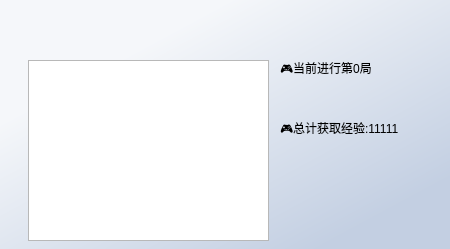
<?xml version="1.0" encoding="UTF-8"?>
<ui version="4.0">
 <class>Cmdoutput</class>
 <widget class="QWidget" name="Cmdoutput">
  <property name="geometry">
   <rect>
    <x>0</x>
    <y>0</y>
    <width>450</width>
    <height>249</height>
   </rect>
  </property>
  <property name="windowTitle">
   <string>Form</string>
  </property>
  <property name="styleSheet">
   <string notr="true">#Cmdoutput{
	background-color: qlineargradient(spread:pad, x1:0.233831, y1:0.267, x2:0.831025, y2:0.880364, stop:0 rgba(245,247,250,1), stop:1 rgba(195,207,226));
}</string>
  </property>
  <widget class="TextEdit" name="Cmd">
   <property name="geometry">
    <rect>
     <x>28</x>
     <y>60</y>
     <width>241</width>
     <height>181</height>
    </rect>
   </property>
   <property name="styleSheet">
    <string notr="true">LineEdit, TextEdit, PlainTextEdit {
    color: black;
    background-color: rgba(255, 255, 255, 0.7);
    border: 1px solid rgba(0, 0, 0, 13);
    border-bottom: 1px solid rgba(0, 0, 0, 100);
    border-radius: 5px;
    /* font: 14px &quot;Segoe UI&quot;, &quot;Microsoft YaHei&quot;; */
    padding: 0px 10px;
    selection-background-color: #00a7b3;
}

TextEdit,
PlainTextEdit {
    padding: 2px 3px 2px 8px;
}

LineEdit:hover, TextEdit:hover, PlainTextEdit:hover {
    background-color: rgba(249, 249, 249, 0.5);
    border: 1px solid rgba(0, 0, 0, 13);
    border-bottom: 1px solid rgba(0, 0, 0, 100);
}

LineEdit:focus {
    border-bottom: 1px solid rgba(0, 0, 0, 13);
    background-color: white;
}

TextEdit:focus,
PlainTextEdit:focus {
    border-bottom: 1px solid #009faa;
    background-color: white;
}

LineEdit:disabled, TextEdit:disabled,
PlainTextEdit:disabled {
    color: rgba(0, 0, 0, 150);
    background-color: rgba(249, 249, 249, 0.3);
    border: 1px solid rgba(0, 0, 0, 13);
    border-bottom: 1px solid rgba(0, 0, 0, 13);
}

#lineEditButton {
    background-color: transparent;
    border-radius: 4px;
    margin: 0;
}

#lineEditButton:hover {
    background-color: rgba(0, 0, 0, 9);
}

#lineEditButton:pressed {
    background-color: rgba(0, 0, 0, 6);
}
</string>
   </property>
   <property name="readOnly">
    <bool>false</bool>
   </property>
   <property name="markdown">
    <string/>
   </property>
   <property name="html">
    <string>&lt;!DOCTYPE HTML PUBLIC &quot;-//W3C//DTD HTML 4.0//EN&quot; &quot;http://www.w3.org/TR/REC-html40/strict.dtd&quot;&gt;
&lt;html&gt;&lt;head&gt;&lt;meta name=&quot;qrichtext&quot; content=&quot;1&quot; /&gt;&lt;style type=&quot;text/css&quot;&gt;
p, li { white-space: pre-wrap; }
&lt;/style&gt;&lt;/head&gt;&lt;body style=&quot; font-family:'Segoe UI','Microsoft YaHei','PingFang SC','SimSun'; font-size:14px; font-weight:400; font-style:normal;&quot;&gt;
&lt;p style=&quot;-qt-paragraph-type:empty; margin-top:0px; margin-bottom:0px; margin-left:0px; margin-right:0px; -qt-block-indent:0; text-indent:0px;&quot;&gt;&lt;br /&gt;&lt;/p&gt;&lt;/body&gt;&lt;/html&gt;</string>
   </property>
  </widget>
  <widget class="StrongBodyLabel" name="currentNumLabel">
   <property name="geometry">
    <rect>
     <x>280</x>
     <y>60</y>
     <width>113</width>
     <height>19</height>
    </rect>
   </property>
   <property name="text">
    <string>🎮当前进行第0局</string>
   </property>
  </widget>
  <widget class="StrongBodyLabel" name="explabel">
   <property name="geometry">
    <rect>
     <x>280</x>
     <y>120</y>
     <width>137</width>
     <height>19</height>
    </rect>
   </property>
   <property name="sizePolicy">
    <sizepolicy hsizetype="Minimum" vsizetype="Preferred">
     <horstretch>0</horstretch>
     <verstretch>0</verstretch>
    </sizepolicy>
   </property>
   <property name="minimumSize">
    <size>
     <width>1</width>
     <height>0</height>
    </size>
   </property>
   <property name="text">
    <string>🎮总计获取经验:11111</string>
   </property>
  </widget>
 </widget>
 <customwidgets>
  <customwidget>
   <class>StrongBodyLabel</class>
   <extends>QLabel</extends>
   <header>qfluentwidgets</header>
  </customwidget>
  <customwidget>
   <class>TextEdit</class>
   <extends>QTextEdit</extends>
   <header>qfluentwidgets</header>
  </customwidget>
 </customwidgets>
 <resources/>
 <connections/>
</ui>
